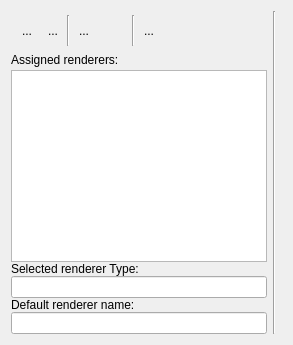
     <widget class="QWidget" name="tabRenderer">
      <attribute name="title">
       <string>Renderer</string>
      </attribute>
      <layout class="QGridLayout" name="gridLayout_2">
       <item row="0" column="0">
        <widget class="QWidget" name="widgetRendererListFrame" native="true">
         <property name="sizePolicy">
          <sizepolicy hsizetype="Maximum" vsizetype="Preferred">
           <horstretch>0</horstretch>
           <verstretch>0</verstretch>
          </sizepolicy>
         </property>
         <layout class="QGridLayout" name="gridLayout_5">
          <property name="leftMargin">
           <number>0</number>
          </property>
          <property name="topMargin">
           <number>0</number>
          </property>
          <property name="rightMargin">
           <number>0</number>
          </property>
          <property name="bottomMargin">
           <number>0</number>
          </property>
          <property name="spacing">
           <number>0</number>
          </property>
          <item row="5" column="0" colspan="8">
           <widget class="QLabel" name="label_8">
            <property name="sizePolicy">
             <sizepolicy hsizetype="Preferred" vsizetype="Maximum">
              <horstretch>0</horstretch>
              <verstretch>0</verstretch>
             </sizepolicy>
            </property>
            <property name="text">
             <string>Default renderer name:</string>
            </property>
           </widget>
          </item>
          <item row="3" column="0" colspan="8">
           <widget class="QLabel" name="label_11">
            <property name="sizePolicy">
             <sizepolicy hsizetype="Preferred" vsizetype="Maximum">
              <horstretch>0</horstretch>
              <verstretch>0</verstretch>
             </sizepolicy>
            </property>
            <property name="text">
             <string>Selected renderer Type:</string>
            </property>
           </widget>
          </item>
          <item row="6" column="0" colspan="8">
           <widget class="QLineEdit" name="leDefaultRenderer">
            <property name="sizePolicy">
             <sizepolicy hsizetype="Preferred" vsizetype="Fixed">
              <horstretch>0</horstretch>
              <verstretch>0</verstretch>
             </sizepolicy>
            </property>
            <property name="readOnly">
             <bool>true</bool>
            </property>
           </widget>
          </item>
          <item row="1" column="0" colspan="8">
           <layout class="QHBoxLayout" name="horizontalLayout_3">
            <item>
             <widget class="QLabel" name="labelRendering_3">
              <property name="sizePolicy">
               <sizepolicy hsizetype="Preferred" vsizetype="Maximum">
                <horstretch>0</horstretch>
                <verstretch>0</verstretch>
               </sizepolicy>
              </property>
              <property name="minimumSize">
               <size>
                <width>130</width>
                <height>0</height>
               </size>
              </property>
              <property name="text">
               <string>Assigned renderers:</string>
              </property>
             </widget>
            </item>
            <item>
             <spacer name="horizontalSpacer_5">
              <property name="orientation">
               <enum>Qt::Horizontal</enum>
              </property>
              <property name="sizeType">
               <enum>QSizePolicy::Preferred</enum>
              </property>
              <property name="sizeHint" stdset="0">
               <size>
                <width>0</width>
                <height>20</height>
               </size>
              </property>
             </spacer>
            </item>
           </layout>
          </item>
          <item row="2" column="0" colspan="8">
           <widget class="QTreeWidget" name="rendererList">
            <property name="sizePolicy">
             <sizepolicy hsizetype="Preferred" vsizetype="Preferred">
              <horstretch>0</horstretch>
              <verstretch>0</verstretch>
             </sizepolicy>
            </property>
            <property name="editTriggers">
             <set>QAbstractItemView::NoEditTriggers</set>
            </property>
            <property name="rootIsDecorated">
             <bool>false</bool>
            </property>
            <property name="itemsExpandable">
             <bool>false</bool>
            </property>
            <property name="headerHidden">
             <bool>true</bool>
            </property>
            <column>
             <property name="text">
              <string notr="true">1</string>
             </property>
            </column>
           </widget>
          </item>
          <item row="0" column="7">
           <spacer name="horizontalSpacer_6">
            <property name="orientation">
             <enum>Qt::Horizontal</enum>
            </property>
            <property name="sizeHint" stdset="0">
             <size>
              <width>40</width>
              <height>20</height>
             </size>
            </property>
           </spacer>
          </item>
          <item row="4" column="0" colspan="8">
           <widget class="QLineEdit" name="rendererType">
            <property name="readOnly">
             <bool>true</bool>
            </property>
           </widget>
          </item>
          <item row="0" column="6">
           <layout class="QHBoxLayout" name="horizontalLayout_9">
            <property name="spacing">
             <number>2</number>
            </property>
            <property name="leftMargin">
             <number>4</number>
            </property>
            <property name="topMargin">
             <number>4</number>
            </property>
            <property name="rightMargin">
             <number>4</number>
            </property>
            <property name="bottomMargin">
             <number>4</number>
            </property>
            <item>
             <widget class="QToolButton" name="bAddRenderer">
              <property name="toolTip">
               <string>Add new renderer</string>
              </property>
              <property name="autoFillBackground">
               <bool>false</bool>
              </property>
              <property name="text">
               <string>...</string>
              </property>
              <property name="icon">
               <iconset resource="../page_editor/page_editor.qrc">
                <normaloff>:/images/document-new.png</normaloff>:/images/document-new.png</iconset>
              </property>
              <property name="iconSize">
               <size>
                <width>24</width>
                <height>24</height>
               </size>
              </property>
              <property name="popupMode">
               <enum>QToolButton::InstantPopup</enum>
              </property>
              <property name="autoRaise">
               <bool>true</bool>
              </property>
             </widget>
            </item>
            <item>
             <widget class="QToolButton" name="bDeleteRenderer">
              <property name="toolTip">
               <string>Remove selected renderer</string>
              </property>
              <property name="text">
               <string>...</string>
              </property>
              <property name="icon">
               <iconset resource="../../../../addons_pro/plugins/core_plugins/items/chart/chart.qrc">
                <normaloff>:/images/trash-empty.png</normaloff>:/images/trash-empty.png</iconset>
              </property>
              <property name="iconSize">
               <size>
                <width>24</width>
                <height>24</height>
               </size>
              </property>
              <property name="autoRaise">
               <bool>true</bool>
              </property>
             </widget>
            </item>
            <item>
             <widget class="Line" name="line_8">
              <property name="orientation">
               <enum>Qt::Vertical</enum>
              </property>
             </widget>
            </item>
            <item>
             <widget class="QToolButton" name="bDefaultRenderer">
              <property name="toolTip">
               <string>Set selected renderer as defaul</string>
              </property>
              <property name="text">
               <string>...</string>
              </property>
              <property name="icon">
               <iconset resource="../script_editor/script_editor.qrc">
                <normaloff>:/images/validate.png</normaloff>:/images/validate.png</iconset>
              </property>
              <property name="iconSize">
               <size>
                <width>24</width>
                <height>24</height>
               </size>
              </property>
              <property name="autoRaise">
               <bool>true</bool>
              </property>
             </widget>
            </item>
            <item>
             <widget class="QToolButton" name="bResetDefaultRenderer">
              <property name="toolTip">
               <string>Unset default renderer</string>
              </property>
              <property name="text">
               <string/>
              </property>
              <property name="icon">
               <iconset resource="../script_editor/script_editor.qrc">
                <normaloff>:/images/editdelete.png</normaloff>:/images/editdelete.png</iconset>
              </property>
              <property name="iconSize">
               <size>
                <width>24</width>
                <height>24</height>
               </size>
              </property>
              <property name="autoRaise">
               <bool>true</bool>
              </property>
             </widget>
            </item>
            <item>
             <widget class="Line" name="line_3">
              <property name="orientation">
               <enum>Qt::Vertical</enum>
              </property>
             </widget>
            </item>
            <item>
             <widget class="QToolButton" name="bRendererRename">
              <property name="toolTip">
               <string>Rename selected renderer</string>
              </property>
              <property name="text">
               <string>...</string>
              </property>
              <property name="icon">
               <iconset resource="reporteditor.qrc">
                <normaloff>:/images/rename.png</normaloff>:/images/rename.png</iconset>
              </property>
              <property name="iconSize">
               <size>
                <width>24</width>
                <height>24</height>
               </size>
              </property>
              <property name="autoRaise">
               <bool>true</bool>
              </property>
             </widget>
            </item>
           </layout>
          </item>
         </layout>
        </widget>
       </item>
       <item row="0" column="2">
        <widget class="QWidget" name="widget_3" native="true">
         <property name="sizePolicy">
          <sizepolicy hsizetype="Preferred" vsizetype="Preferred">
           <horstretch>0</horstretch>
           <verstretch>0</verstretch>
          </sizepolicy>
         </property>
         <layout class="QGridLayout" name="gridLayout_8">
          <property name="leftMargin">
           <number>0</number>
          </property>
          <property name="topMargin">
           <number>0</number>
          </property>
          <property name="rightMargin">
           <number>0</number>
          </property>
          <property name="bottomMargin">
           <number>0</number>
          </property>
          <property name="spacing">
           <number>6</number>
          </property>
          <item row="0" column="0">
           <layout class="QVBoxLayout" name="rendererHelperLayout">
            <property name="sizeConstraint">
             <enum>QLayout::SetMaximumSize</enum>
            </property>
           </layout>
          </item>
         </layout>
        </widget>
       </item>
       <item row="0" column="1">
        <widget class="Line" name="line_5">
         <property name="orientation">
          <enum>Qt::Vertical</enum>
         </property>
        </widget>
       </item>
      </layout>
     </widget>
